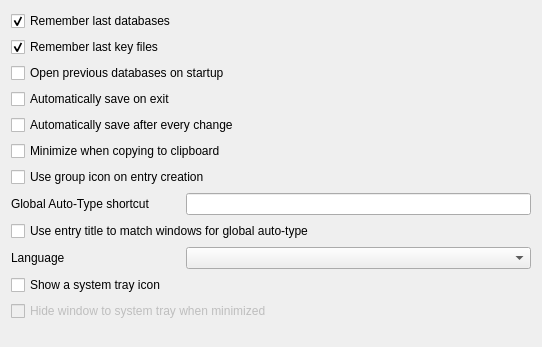
<?xml version="1.0" encoding="UTF-8"?>
<ui version="4.0">
 <class>SettingsWidgetGeneral</class>
 <widget class="QWidget" name="SettingsWidgetGeneral">
  <property name="geometry">
   <rect>
    <x>0</x>
    <y>0</y>
    <width>542</width>
    <height>347</height>
   </rect>
  </property>
  <layout class="QGridLayout" name="gridLayout">
   <item row="9" column="0">
    <widget class="QLabel" name="languageLabel">
     <property name="text">
      <string>Language</string>
     </property>
    </widget>
   </item>
   <item row="7" column="0">
    <widget class="QLabel" name="autoTypeShortcutLabel">
     <property name="text">
      <string>Global Auto-Type shortcut</string>
     </property>
    </widget>
   </item>
   <item row="0" column="0" colspan="2">
    <widget class="QCheckBox" name="rememberLastDatabasesCheckBox">
     <property name="text">
      <string>Remember last databases</string>
     </property>
     <property name="checked">
      <bool>true</bool>
     </property>
    </widget>
   </item>
   <item row="1" column="0" colspan="2">
    <widget class="QCheckBox" name="rememberLastKeyFilesCheckBox">
     <property name="text">
      <string>Remember last key files</string>
     </property>
     <property name="checked">
      <bool>true</bool>
     </property>
    </widget>
   </item>
   <item row="2" column="0" colspan="2">
    <widget class="QCheckBox" name="openPreviousDatabasesOnStartupCheckBox">
     <property name="text">
      <string>Open previous databases on startup</string>
     </property>
    </widget>
   </item>
   <item row="3" column="0" colspan="2">
    <widget class="QCheckBox" name="autoSaveOnExitCheckBox">
     <property name="text">
      <string>Automatically save on exit</string>
     </property>
    </widget>
   </item>
   <item row="4" column="0" colspan="2">
    <widget class="QCheckBox" name="autoSaveAfterEveryChangeCheckBox">
     <property name="text">
      <string>Automatically save after every change</string>
     </property>
    </widget>
   </item>
   <item row="5" column="0" colspan="2">
    <widget class="QCheckBox" name="minimizeOnCopyCheckBox">
     <property name="text">
      <string>Minimize when copying to clipboard</string>
     </property>
    </widget>
   </item>
   <item row="6" column="0" colspan="2">
    <widget class="QCheckBox" name="useGroupIconOnEntryCreationCheckBox">
     <property name="text">
      <string>Use group icon on entry creation</string>
     </property>
    </widget>
   </item>
   <item row="9" column="1" colspan="2">
    <widget class="QComboBox" name="languageComboBox"/>
   </item>
   <item row="7" column="1" colspan="2">
    <widget class="ShortcutWidget" name="autoTypeShortcutWidget"/>
   </item>
   <item row="8" column="0" colspan="2">
    <widget class="QCheckBox" name="autoTypeEntryTitleMatchCheckBox">
     <property name="text">
      <string>Use entry title to match windows for global auto-type</string>
     </property>
    </widget>
   </item>
   <item row="11" column="0" colspan="2">
    <widget class="QCheckBox" name="systrayMinimizeToTrayCheckBox">
     <property name="enabled">
      <bool>false</bool>
     </property>
     <property name="text">
      <string>Hide window to system tray when minimized</string>
     </property>
    </widget>
   </item>
   <item row="10" column="0" colspan="2">
    <widget class="QCheckBox" name="systrayShowCheckBox">
     <property name="text">
      <string>Show a system tray icon</string>
     </property>
    </widget>
   </item>
   <item row="12" column="0" colspan="3">
    <spacer name="verticalSpacer">
     <property name="orientation">
      <enum>Qt::Vertical</enum>
     </property>
     <property name="sizeHint" stdset="0">
      <size>
       <width>20</width>
       <height>40</height>
      </size>
     </property>
    </spacer>
   </item>
  </layout>
 </widget>
 <customwidgets>
  <customwidget>
   <class>ShortcutWidget</class>
   <extends>QLineEdit</extends>
   <header>autotype/ShortcutWidget.h</header>
  </customwidget>
 </customwidgets>
 <tabstops>
  <tabstop>rememberLastDatabasesCheckBox</tabstop>
  <tabstop>rememberLastKeyFilesCheckBox</tabstop>
  <tabstop>openPreviousDatabasesOnStartupCheckBox</tabstop>
  <tabstop>autoSaveOnExitCheckBox</tabstop>
  <tabstop>autoSaveAfterEveryChangeCheckBox</tabstop>
  <tabstop>minimizeOnCopyCheckBox</tabstop>
  <tabstop>autoTypeShortcutWidget</tabstop>
 </tabstops>
 <resources/>
 <connections/>
</ui>
